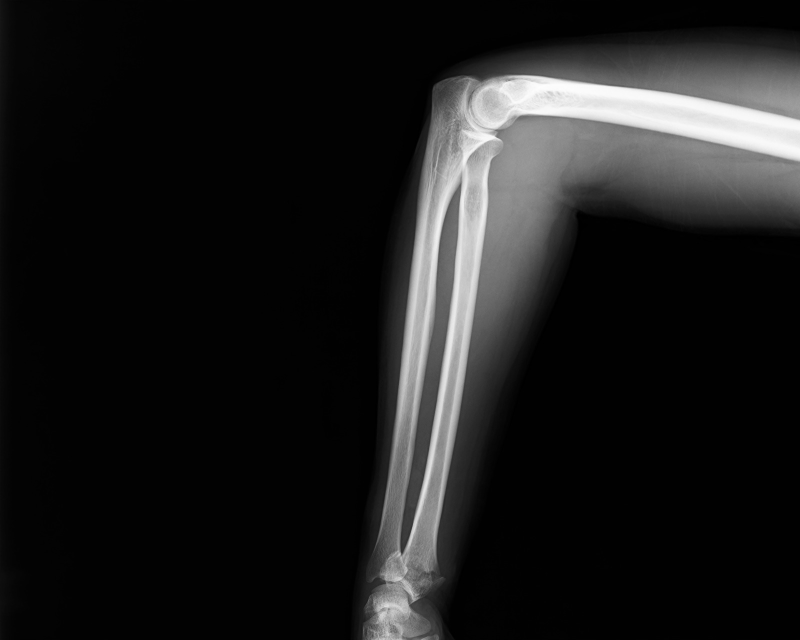
#> input picture ID002-xray.png, 1600 x 1280 px, found by its file name (shown at 1/2 size)
$ python analyze_image.py   (older library calls are emulated)
#> lines starting #> are read from the running program, lines starting #| are printed output that depends on the picture
import cv2
import numpy as np
from pathlib import Path
import matplotlib.pyplot as plt
from scipy import ndimage

INPUT = "/home/ralph/projects/ufsc/pablo-xray-tests/ID002-xray.png"
OUT   = Path("/home/ralph/projects/ufsc/pablo-xray-tests/ID002-xray_analysis")

# ── Load image ──────────────────────────────────────────────
img = cv2.imread(INPUT, cv2.IMREAD_UNCHANGED)
#> img is the input picture: shape (1280, 1600, 3); min 0, max 254, mean 28.3
h, w = img.shape[:2]
#> h = 1280; w = 1600
print(f"Loaded image: {w}x{h}, dtype={img.dtype}, channels={img.shape[2] if len(img.shape)==3 else 1}")
#| Loaded image: 1600x1280, dtype=uint8, channels=3
print(f"Min: {img.min()}, Max: {img.max()}, Mean: {img.mean():.1f}")
#| Min: 0, Max: 254, Mean: 28.3

# ── 01: Save original ──────────────────────────────────────
# Convert to 8-bit for saving
if img.dtype != np.uint8:
    orig_8u = cv2.normalize(img, None, 0, 255, cv2.NORM_MINMAX, dtype=cv2.CV_8U)
else:
    orig_8u = img.copy()
cv2.imwrite(str(OUT / "01_original.png"), orig_8u)

# ── 02: Grayscale ──────────────────────────────────────────
if len(img.shape) == 3:
    gray = cv2.cvtColor(img, cv2.COLOR_BGR2GRAY)
else:
    gray = img if img.dtype == np.uint8 else orig_8u.copy()
cv2.imwrite(str(OUT / "02_grayscale.png"), gray)

# ── 03: Contrast enhancement (CLAHE) ──────────────────────
# X-rays benefit from CLAHE to bring out subtle contrast differences
# X-ray convention: bone is white (bright), soft tissue dark.
# Invert so that bones are bright in uint8 (they already should be)
clahe = cv2.createCLAHE(clipLimit=3.0, tileGridSize=(8, 8))
gray_float = gray.astype(np.float32)
# Normalize to 0-1, apply CLAHE, then back to uint8
gray_norm = cv2.normalize(gray, None, 0, 255, cv2.NORM_MINMAX, dtype=cv2.CV_8U)
clahe_img = clahe.apply(gray_norm)
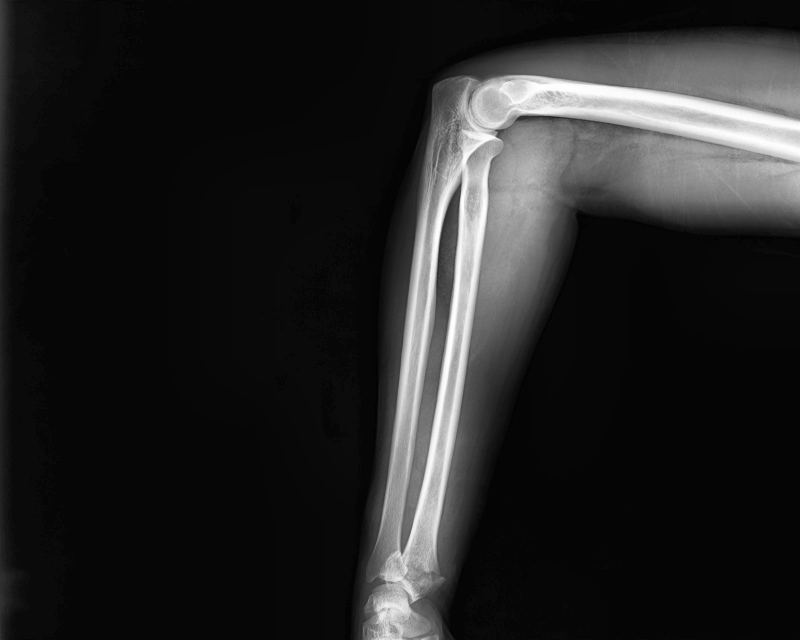
#> clahe_img: shape (1280, 1600) (shown at 1/2 size); min 0, max 255, mean 35.8
cv2.imwrite(str(OUT / "03_contrast_enhanced.png"), clahe_img)

# ── 04: Sharpened ──────────────────────────────────────────
kernel = np.array([[-1, -1, -1],
                    [-1,  9, -1],
                    [-1, -1, -1]])
sharpened = cv2.filter2D(gray, cv2.CV_8U, kernel)
cv2.imwrite(str(OUT / "04_sharpened.png"), sharpened)

# ── 05: Edge enhanced (Sobel + original blend) ────────────
sobelx = cv2.Sobel(gray, cv2.CV_16S, 1, 0, ksize=3)
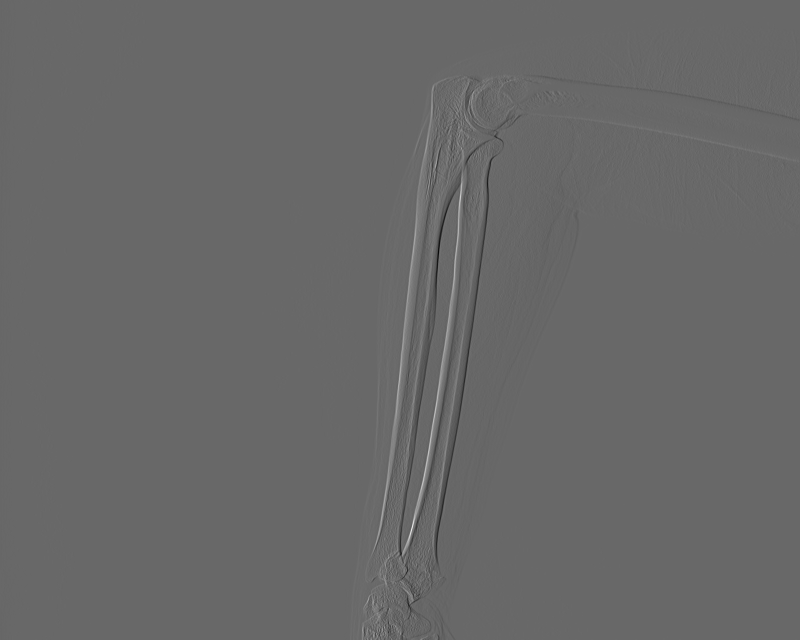
#> sobelx: shape (1280, 1600) int16 (shown at 1/2 size); min -386, max 556, mean 0.1; drawn with min black and max white
sobely = cv2.Sobel(gray, cv2.CV_16S, 0, 1, ksize=3)
abs_sobelx = cv2.convertScaleAbs(sobelx)
abs_sobely = cv2.convertScaleAbs(sobely)
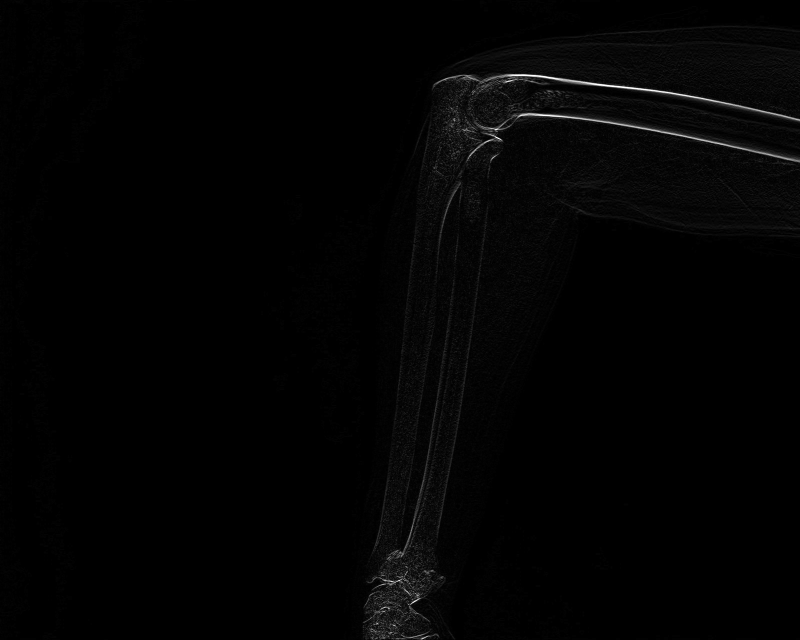
#> abs_sobely: shape (1280, 1600) (shown at 1/2 size); min 0, max 255, mean 3
edges = cv2.addWeighted(abs_sobelx, 0.5, abs_sobely, 0.5, 0)
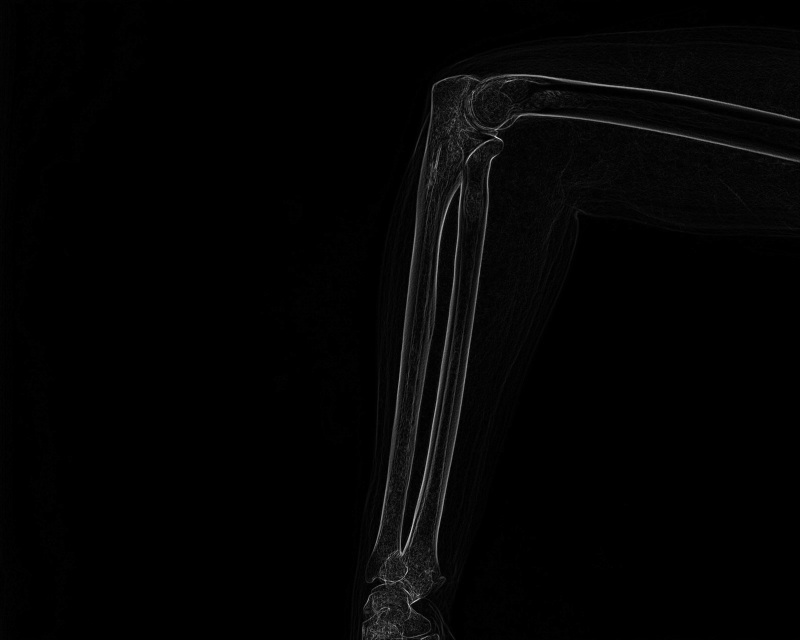
#> edges: shape (1280, 1600) (shown at 1/2 size); min 0, max 255, mean 3.8
# Blend edges with original
edge_blend = cv2.addWeighted(gray, 0.8, edges.astype(np.uint8), 0.2, 0)
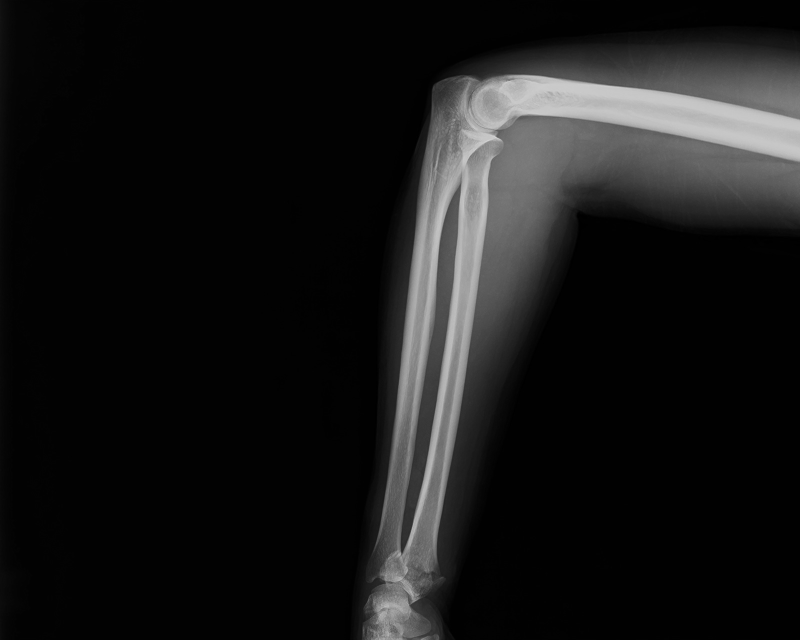
#> edge_blend: shape (1280, 1600) (shown at 1/2 size); min 0, max 229, mean 23.6
cv2.imwrite(str(OUT / "05_edge_enhanced.png"), edge_blend)

# ── 06: Zoom region 1 - Elbow joint area ──────────────────
# The elbow joint is near the center-top of the visible anatomy
# Estimate region based on typical lateral elbow X-ray layout
# Joint is roughly top 30%, centered horizontally in the anatomy area
# From visual inspection: bones run from top-right to bottom-center
# Elbow joint is in the upper portion
# Let's find the bounding box of non-black pixels first
nonzero = np.where(gray > 30)
#> nonzero = 430078 positions, rows 85 to 1279, columns 720 to 1599
if len(nonzero[0]) > 0:
    y_min, y_max = nonzero[0].min(), nonzero[0].max()
#> y_min = 85; y_max = 1279
    x_min, x_max = nonzero[1].min(), nonzero[1].max()
#> x_min = 720; x_max = 1599
    print(f"Non-black bounding box: ({x_min}, {y_min}) to ({x_max}, {y_max})")
#| Non-black bounding box: (720, 85) to (1599, 1279)

    # Elbow joint is in the upper region of the anatomy
    # Zoom on the joint area: upper third of the bounding box
    joint_y1 = int(y_min)
#> joint_y1 = 85
    joint_y2 = int(y_min + 0.35 * (y_max - y_min))
#> joint_y2 = 502
    joint_x1 = int(x_min + 0.1 * (x_max - x_min))
#> joint_x1 = 807
    joint_x2 = int(x_max - 0.1 * (x_max - x_min))
#> joint_x2 = 1511

    # Clamp
    joint_y1 = max(0, joint_y1)
    joint_y2 = min(h, joint_y2)
    joint_x1 = max(0, joint_x1)
    joint_x2 = min(w, joint_x2)

    joint_crop = clahe_img[joint_y1:joint_y2, joint_x1:joint_x2]
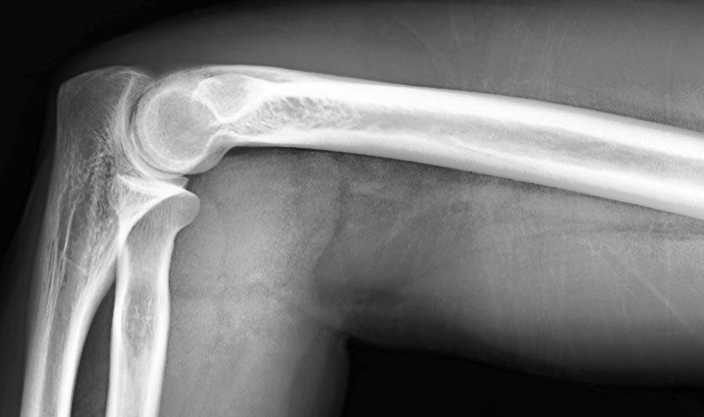
#> joint_crop: shape (417, 704); min 1, max 255, mean 116.9
    # Upscale for better visibility
    zoom1 = cv2.resize(joint_crop, (joint_crop.shape[1] * 3, joint_crop.shape[0] * 3), interpolation=cv2.INTER_CUBIC)
    cv2.imwrite(str(OUT / "06_zoom_region_1.png"), zoom1)
    print(f"Region 1 (elbow joint): [{joint_y1}:{joint_y2}, {joint_x1}:{joint_x2}]")
#| Region 1 (elbow joint): [85:502, 807:1511]

# ── 07: Zoom region 2 - Distal forearm / wrist area ────────
if len(nonzero[0]) > 0:
    # Distal forearm is the lower part of the anatomy
    distal_y1 = int(y_max - 0.3 * (y_max - y_min))
#> distal_y1 = 920
    distal_y2 = int(y_max)
#> distal_y2 = 1279
    distal_x1 = int(x_min + 0.15 * (x_max - x_min))
#> distal_x1 = 851
    distal_x2 = int(x_max - 0.05 * (x_max - x_min))
#> distal_x2 = 1555

    distal_y1 = max(0, distal_y1)
    distal_y2 = min(h, distal_y2)
    distal_x1 = max(0, distal_x1)
    distal_x2 = min(w, distal_x2)

    distal_crop = clahe_img[distal_y1:distal_y2, distal_x1:distal_x2]
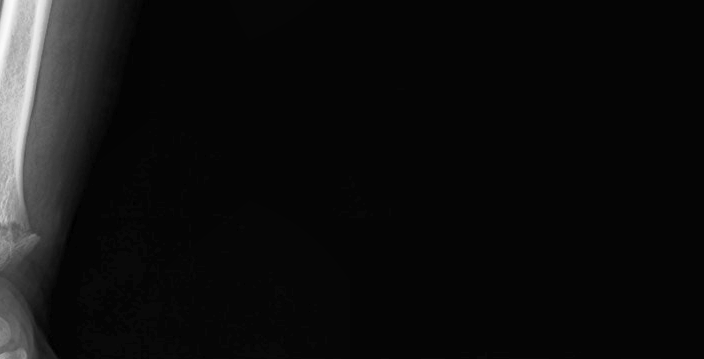
#> distal_crop: shape (359, 704); min 0, max 249, mean 15.9
    zoom2 = cv2.resize(distal_crop, (distal_crop.shape[1] * 3, distal_crop.shape[0] * 3), interpolation=cv2.INTER_CUBIC)
    cv2.imwrite(str(OUT / "07_zoom_region_2.png"), zoom2)
    print(f"Region 2 (distal forearm): [{distal_y1}:{distal_y2}, {distal_x1}:{distal_x2}]")
#| Region 2 (distal forearm): [920:1279, 851:1555]

# ── 08: Additional - Histogram equalization + adaptive sharpening ──
# Apply mild unsharp mask for fine detail
gray_f = gray.astype(np.float32) / 255.0
blurred = cv2.GaussianBlur(gray_f, (0, 0), 2)
unsharp = gray_f + 0.5 * (gray_f - blurred)
unsharp = np.clip(unsharp, 0, 1)
# Then apply gamma correction to brighten dark areas slightly
gamma = 1.2
additional = (unsharp ** (1 / gamma) * 255).astype(np.uint8)
cv2.imwrite(str(OUT / "08_additional_enhancement.png"), additional)

# ── Summary ───────────────────────────────────────────────
print("\nGenerated files:")
for f in sorted(OUT.glob("*.png")):
    sz = f.stat().st_size
    print(f"  {f.name} ({sz} bytes)")
print("Done.")

$ run again, with ID001-xray.png copied over ID002-xray.png
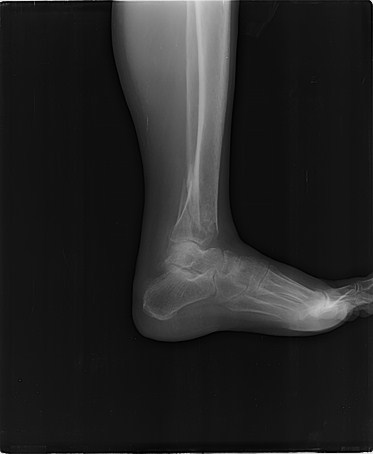
#> input picture ID001-xray.png, 373 x 454 px, found by its file name
#> img is the input picture: shape (454, 373, 3); min 0, max 237, mean 36.5
#| Loaded image: 373x454, dtype=uint8, channels=3
#| Min: 0, Max: 237, Mean: 36.5
#> nonzero = 43139 positions, rows 0 to 453, columns 0 to 372
#> y_min = 0; y_max = 453
#> x_min = 0; x_max = 372
#| Non-black bounding box: (0, 0) to (372, 453)
#> joint_y1 = 0
#> joint_y2 = 158
#> joint_x1 = 37
#> joint_x2 = 334
#> `joint_crop = clahe_img[joint_y1:joint_y2, joint_x1:joint_x2]`:
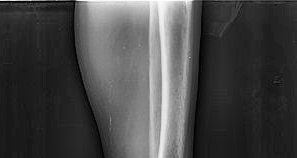
#> joint_crop: shape (158, 297); min 1, max 253, mean 70.6
#| Region 1 (elbow joint): [0:158, 37:334]
#> distal_y1 = 317
#> distal_y2 = 453
#> distal_x1 = 55
#> distal_x2 = 353
#| Region 2 (distal forearm): [317:453, 55:353]
#> `unsharp = gray_f + 0.5 * (gray_f - blurred)`:
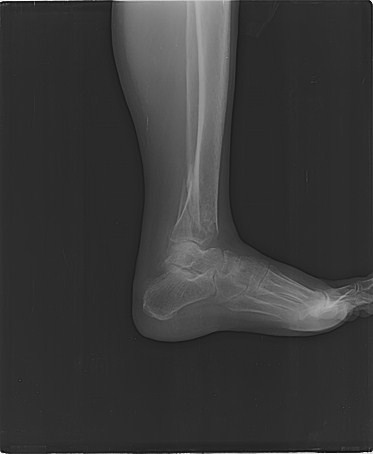
#> unsharp: shape (454, 373) float32; min -0.178, max 1.26, mean 0.144; drawn with min black and max white

$ run again, with ID003-xray.png copied over ID002-xray.png
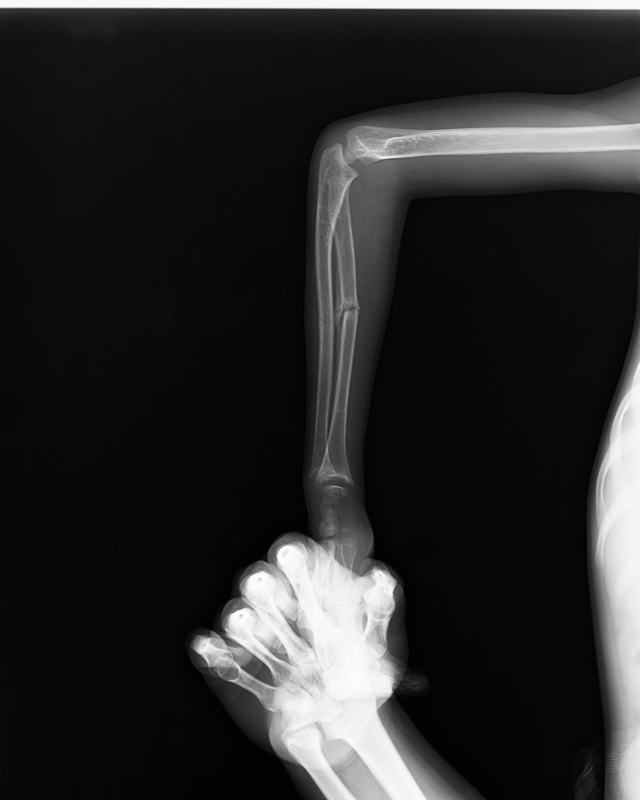
#> input picture ID003-xray.png, 1280 x 1600 px, found by its file name (shown at 1/2 size)
#> img is the input picture: shape (1600, 1280, 3); min 0, max 255, mean 42
#| Loaded image: 1280x1600, dtype=uint8, channels=3
#| Min: 0, Max: 255, Mean: 42.0
#> nonzero = 515878 positions, rows 0 to 1599, columns 0 to 1279
#> y_min = 0; y_max = 1599
#> x_min = 0; x_max = 1279
#| Non-black bounding box: (0, 0) to (1279, 1599)
#> joint_y1 = 0
#> joint_y2 = 559
#> joint_x1 = 127
#> joint_x2 = 1151
#> `joint_crop = clahe_img[joint_y1:joint_y2, joint_x1:joint_x2]`:
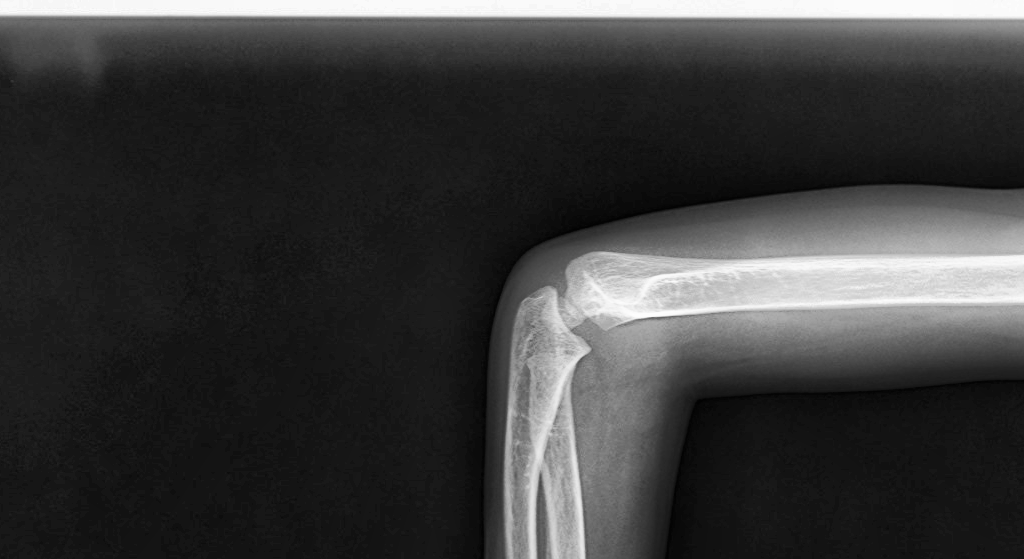
#> joint_crop: shape (559, 1024); min 2, max 254, mean 59
#| Region 1 (elbow joint): [0:559, 127:1151]
#> distal_y1 = 1119
#> distal_y2 = 1599
#> distal_x1 = 191
#> distal_x2 = 1215
#> `distal_crop = clahe_img[distal_y1:distal_y2, distal_x1:distal_x2]`:
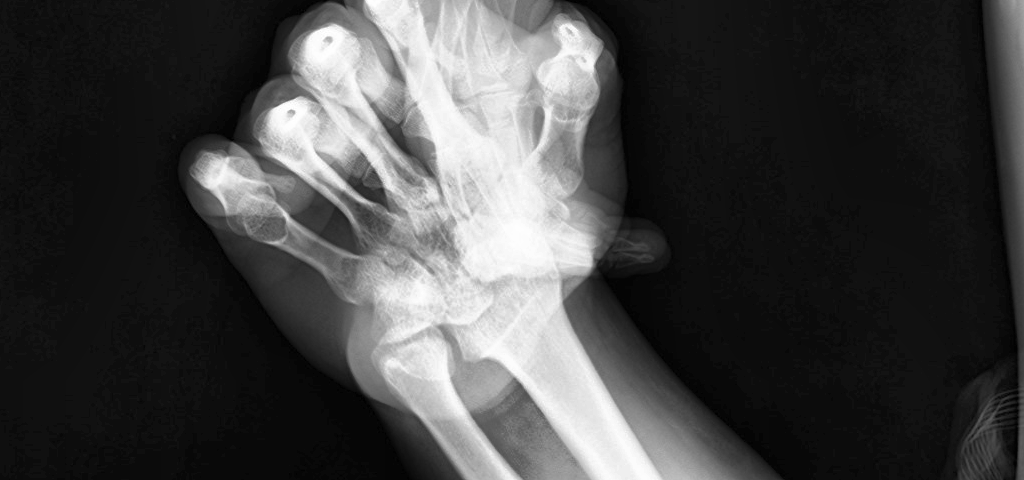
#> distal_crop: shape (480, 1024); min 0, max 255, mean 67.4
#| Region 2 (distal forearm): [1119:1599, 191:1215]
